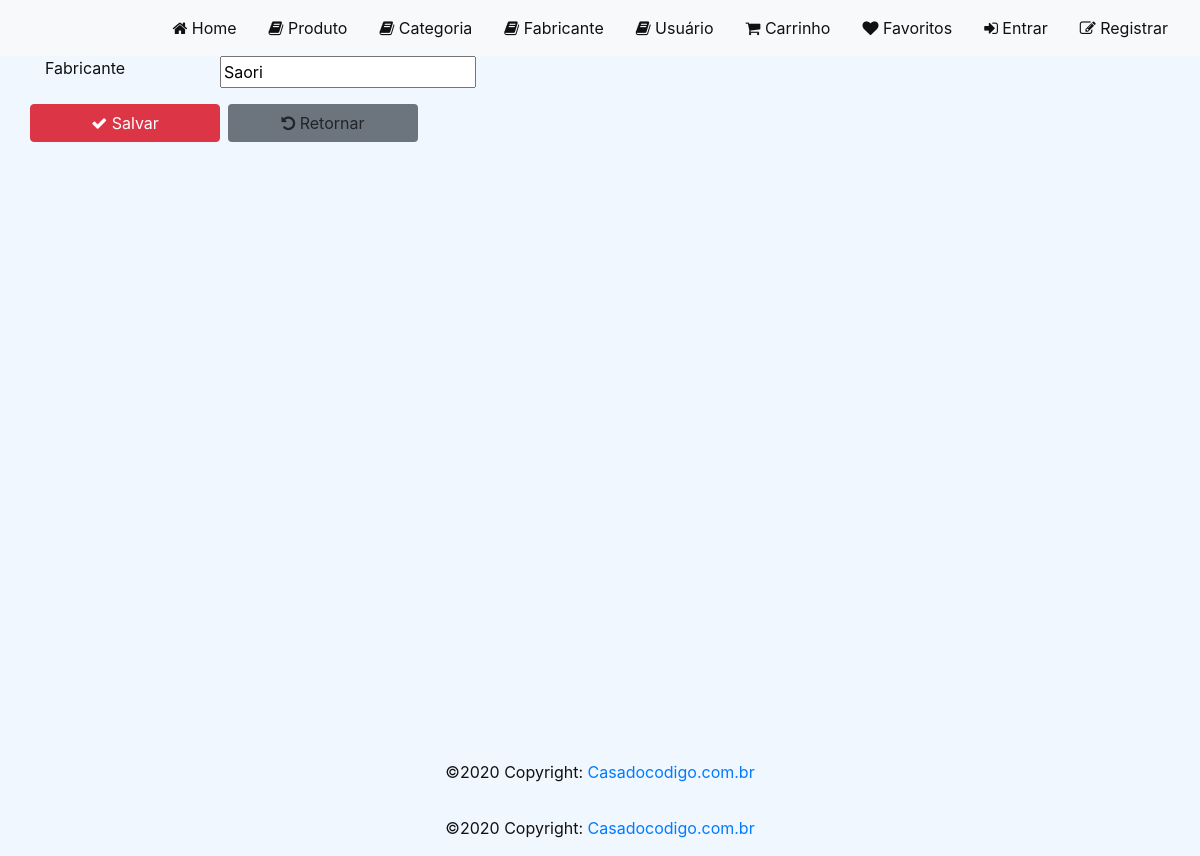
/fabricante/edit/1, run on an earlier commit of the app's database.
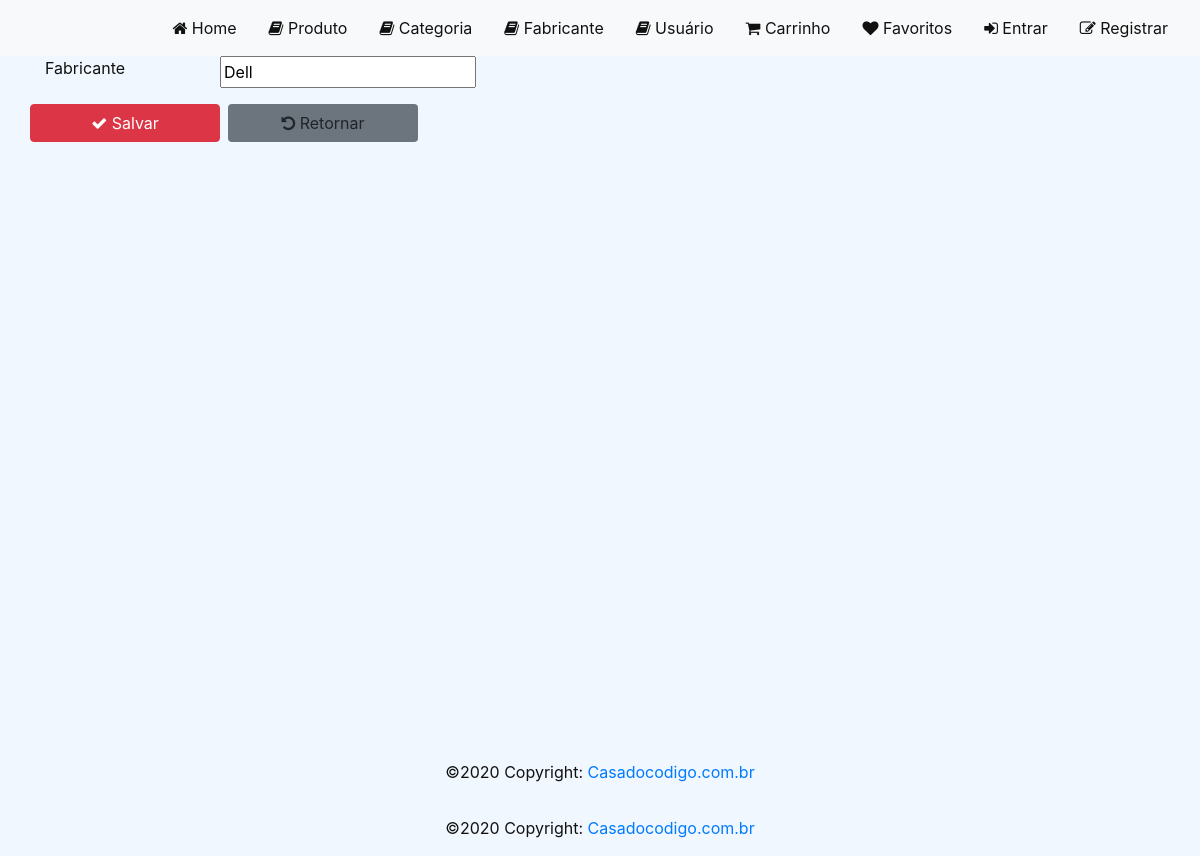
And on a later commit of the database.
### loja/models/Fabricante.py (models this page shows, shortened)
class Fabricante(models.Model):
    Fabricante = models.CharField(null=False, max_length=100)
    criado_em = models.DateTimeField(auto_now_add=True)
    alterado_em = models.DateTimeField(auto_now=True)

### loja/views/FabricanteView.py (the view)
def edit_fabricante_view(request, id=None):
    fabricante = get_object_or_404(Fabricante, id=id)
    if request.method == 'POST':
        nome = request.POST.get('Fabricante')
        if nome:
            fabricante.Fabricante = nome
            fabricante.save()
            return redirect('fabricante')
    context = {'fabricante': fabricante}
    return render(request, template_name='fabricante/fabricante-edit.html', context=context, status=200)

### loja/templates/fabricante/fabricante-edit.html (shortened to what this page needs)
{% extends "base.html" %}
{% load static %}
{% block content %}
<div id="content">
    <div class="container">
        <form method="POST" action="{% url 'edit_fabricante' fabricante.id %}">
            <div class="row">
                <label for="Fabricante" class="col-md-2">Fabricante</label>
                <input name="Fabricante" value="{{ fabricante.Fabricante }}">
            </div>
            <div class="row">
                <button type="submit" class="btn btn-danger col-md-2 mt-3 mr-2"><i class="fa fa-check"></i> Salvar</button>
                <a href="{% url 'fabricante' %}" class="btn bg-secondary col-md-2 mt-3"><i class="fa fa-rotate-left"></i> Retornar</a>
            </div>
        </form>
    </div>
</div>
{% endblock %}

What changed in the data, as far as the page shows it:
changed Fabricante: Fabricante "Saori" → "Dell"
